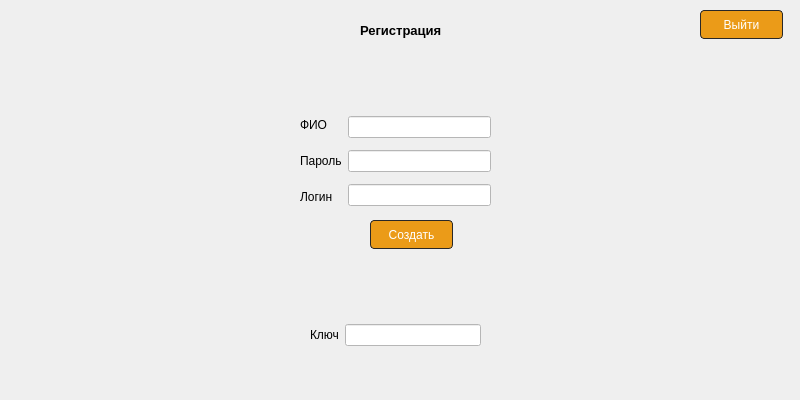
<?xml version="1.0" encoding="UTF-8"?>
<ui version="4.0">
 <class>registration</class>
 <widget class="QDialog" name="registration">
  <property name="geometry">
   <rect>
    <x>0</x>
    <y>0</y>
    <width>800</width>
    <height>400</height>
   </rect>
  </property>
  <property name="windowTitle">
   <string>Регистрация</string>
  </property>
  <property name="styleSheet">
   <string notr="true"/>
  </property>
  <widget class="QLabel" name="label">
   <property name="geometry">
    <rect>
     <x>360</x>
     <y>10</y>
     <width>111</width>
     <height>41</height>
    </rect>
   </property>
   <property name="font">
    <font>
     <pointsize>10</pointsize>
     <bold>true</bold>
    </font>
   </property>
   <property name="text">
    <string>Регистрация</string>
   </property>
  </widget>
  <widget class="QPushButton" name="createAccountButton">
   <property name="geometry">
    <rect>
     <x>370</x>
     <y>220</y>
     <width>83</width>
     <height>29</height>
    </rect>
   </property>
   <property name="styleSheet">
    <string notr="true">background-color: rgb(235, 155, 24);
color: rgb(255, 255, 255);
border-style: solid;
border-width: 1px;
border-radius: 4px;
border-color:rgb(41, 40, 40) ;</string>
   </property>
   <property name="text">
    <string>Создать</string>
   </property>
  </widget>
  <widget class="QPushButton" name="pushButton_3">
   <property name="geometry">
    <rect>
     <x>700</x>
     <y>10</y>
     <width>83</width>
     <height>29</height>
    </rect>
   </property>
   <property name="styleSheet">
    <string notr="true">background-color: rgb(235, 155, 24);
color: rgb(255, 255, 255);
border-style: solid;
border-width: 1px;
border-radius: 4px;
border-color:rgb(41, 40, 40) ;</string>
   </property>
   <property name="text">
    <string>Выйти</string>
   </property>
  </widget>
  <widget class="QWidget" name="layoutWidget">
   <property name="geometry">
    <rect>
     <x>300</x>
     <y>110</y>
     <width>191</width>
     <height>102</height>
    </rect>
   </property>
   <layout class="QHBoxLayout" name="horizontalLayout">
    <item>
     <layout class="QVBoxLayout" name="verticalLayout">
      <item>
       <widget class="QLabel" name="label_2">
        <property name="text">
         <string>ФИО</string>
        </property>
       </widget>
      </item>
      <item>
       <widget class="QLabel" name="label_3">
        <property name="text">
         <string>Пароль</string>
        </property>
       </widget>
      </item>
      <item>
       <widget class="QLabel" name="label_4">
        <property name="text">
         <string>Логин</string>
        </property>
       </widget>
      </item>
     </layout>
    </item>
    <item>
     <layout class="QVBoxLayout" name="verticalLayout_2">
      <item>
       <widget class="QLineEdit" name="FioLine">
        <property name="styleSheet">
         <string notr="true">background-color: rgb(255, 255, 255);</string>
        </property>
       </widget>
      </item>
      <item>
       <widget class="QLineEdit" name="PasswordLine">
        <property name="styleSheet">
         <string notr="true">background-color: rgb(255, 255, 255);</string>
        </property>
       </widget>
      </item>
      <item>
       <widget class="QLineEdit" name="LoginLine">
        <property name="styleSheet">
         <string notr="true">background-color: rgb(255, 255, 255);</string>
        </property>
       </widget>
      </item>
     </layout>
    </item>
   </layout>
  </widget>
  <widget class="QWidget" name="layoutWidget">
   <property name="geometry">
    <rect>
     <x>310</x>
     <y>320</y>
     <width>171</width>
     <height>30</height>
    </rect>
   </property>
   <layout class="QHBoxLayout" name="horizontalLayout_2">
    <item>
     <widget class="QLabel" name="label_6">
      <property name="font">
       <font>
        <pointsize>9</pointsize>
       </font>
      </property>
      <property name="text">
       <string>Ключ</string>
      </property>
     </widget>
    </item>
    <item>
     <widget class="QLineEdit" name="keyLine">
      <property name="styleSheet">
       <string notr="true">background-color: rgb(255, 255, 255);</string>
      </property>
     </widget>
    </item>
   </layout>
  </widget>
  <widget class="QLabel" name="notValidLog">
   <property name="geometry">
    <rect>
     <x>340</x>
     <y>70</y>
     <width>191</width>
     <height>20</height>
    </rect>
   </property>
   <property name="styleSheet">
    <string notr="true">color: rgb(255, 58, 71);</string>
   </property>
   <property name="text">
    <string/>
   </property>
  </widget>
 </widget>
 <resources/>
 <connections/>
</ui>
